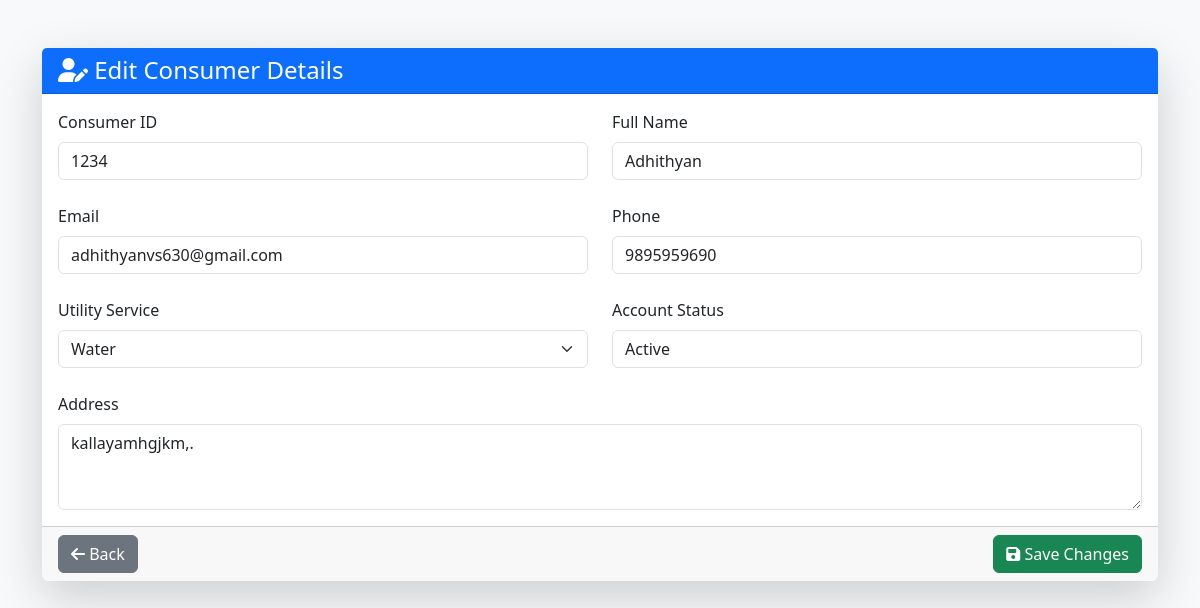
/admin_panel/consumers/edit/1234/, run on the app's committed database.
### app/models.py (models this page shows, shortened)
class Customer(models.Model):
    user = models.OneToOneField(
        User,
        on_delete=models.CASCADE,
        related_name='customer_profile'
    )
    customer_id = models.CharField(max_length=20, unique=True)
    address = models.TextField()
    connection_type = models.CharField(
        max_length=20,
        choices=[
            ('ELECTRICITY', 'Electricity'),
            ('WATER', 'Water'),
            ('GAS', 'Gas')
        ]
    )

class User(AbstractUser):
    ROLE_CHOICES = (
        ('ADMIN', 'Admin'),
        ('CUSTOMER', 'Customer'),
        ('STAFF', 'Staff'),
    )
    role = models.CharField(
        max_length=20,
        choices=ROLE_CHOICES,
        default='CUSTOMER'
    )
    phone = models.CharField(
        max_length=15,
        blank=True,
        null=True,
        unique=True
    )

### app/views.py (the view, shortened to what this page needs)
# urls.py: path('admin_panel/consumers/edit/<str:customer_id>/',views.ad_edit_consumer,name='ad_edit_consumer'),
def ad_edit_consumer(request, customer_id):
    customer = get_object_or_404(Customer, customer_id=customer_id)
    user = customer.user
    context = {
        'customer': customer,
        'user_obj': user
    }
    return render(request, 'admin_panel/edit_consumer.html', context)

### app/templates/admin_panel/edit_consumer.html (shortened to what this page needs)
<!DOCTYPE html>
<html lang="en">
<head>
    <link href="https://cdn.jsdelivr.net/npm/bootstrap@5.3.3/dist/css/bootstrap.min.css" rel="stylesheet">
    <link href="https://cdnjs.cloudflare.com/ajax/libs/font-awesome/6.5.0/css/all.min.css" rel="stylesheet">
</head>
<body class="bg-light">
<div class="container mt-5">
    <div class="card shadow-lg border-0">
        <div class="card-header bg-primary text-white">
            <h4 class="mb-0">
                <i class="fas fa-user-edit"></i>
                Edit Consumer Details
            </h4>
        </div>
        <form method="POST">
            <div class="card-body row g-4">
                <div class="col-md-6">
                    <label class="form-label">Consumer ID</label>
                    <input class="form-control" value="{{ customer.customer_id }}" readonly>
                </div>
                <div class="col-md-6">
                    <label class="form-label">Full Name</label>
                    <input type="text" name="first_name" class="form-control"
                           value="{{ user_obj.first_name }}" required>
                </div>
                <div class="col-md-6">
                    <label class="form-label">Email</label>
                    <input type="email" name="email" class="form-control"
                           value="{{ user_obj.email }}" required>
                </div>
                <div class="col-md-6">
                    <label class="form-label">Phone</label>
                    <input type="text" name="phone" class="form-control"
                           value="{{ user_obj.phone }}">
                </div>
                <div class="col-md-6">
                    <label class="form-label">Utility Service</label>
                    <select name="connection_type" class="form-select" required>
                        <option value="WATER" {% if customer.connection_type == 'WATER' %}selected{% endif %}>Water</option>
                    </select>
                </div>
                <div class="col-md-6">
                    <label class="form-label">Account Status</label>
                    <input class="form-control"
                           value="{% if user_obj.is_active %}Active{% else %}Inactive{% endif %}"
                           readonly>
                </div>
                <div class="col-md-12">
                    <label class="form-label">Address</label>
                    <textarea name="address" rows="3" class="form-control" required>{{ customer.address }}</textarea>
                </div>
            </div>
            <div class="card-footer d-flex justify-content-between">
                <a href="{% url 'admin_user_management' %}" class="btn btn-secondary">
                    <i class="fas fa-arrow-left"></i> Back
                </a>
                <button type="submit" class="btn btn-success">
                    <i class="fas fa-save"></i> Save Changes
                </button>
            </div>
        </form>
    </div>
</div>
</body>
</html>

### data on the page
Customer: customer_id "1234", connection_type "Water", address "kallayamhgjkm,."
User: first_name "Adhithyan", email "adhithyanvs630@gmail.com", phone "9895959690", is_active "Active"
